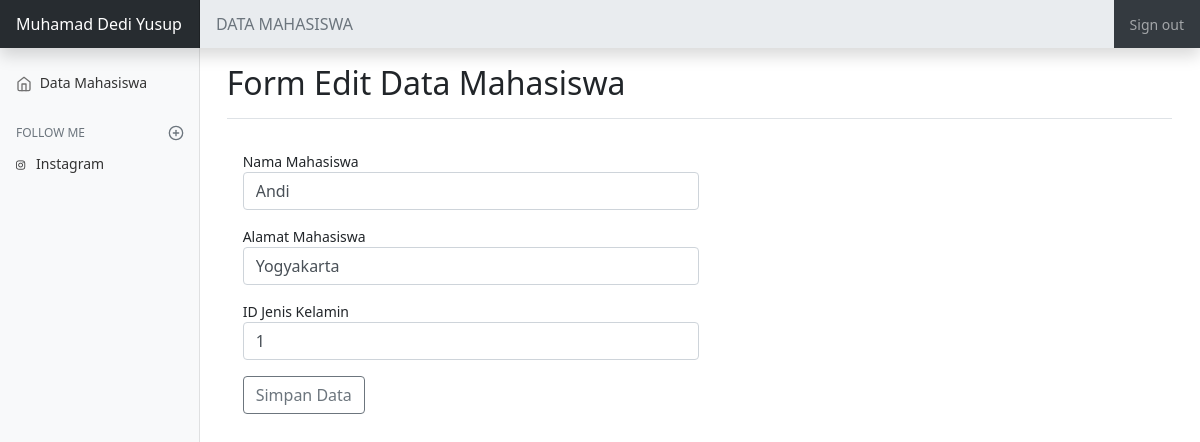
The app's page /edit_data.php?id=13 with its own data.
### tables this page shows
CREATE TABLE `tb_mahasiswa` (
  `id_mhs` int(11) NOT NULL,
  `nama_mhs` varchar(50) NOT NULL,
  `alamat_mhs` varchar(50) NOT NULL,
  `id_jeniskelamin` int(11) NOT NULL
);

### edit_data.php (the view, shortened to what this page needs)
<?php include 'header.php'; ?>
<main class="col-md-9 ml-sm-auto col-lg-10 px-md-4">
    <div class="d-flex justify-content-between flex-wrap flex-md-nowrap align-items-center pt-3 pb-2 mb-3 border-bottom">
        <h1 class="h2">Form Edit Data Mahasiswa</h1>
    </div>
    <?php
    include 'koneksi.php';
    $id = $_GET['id'];
    $qry = "SELECT * FROM tb_mahasiswa WHERE id_mhs='$id'";
    $data = mysqli_query($koneksi, $qry);
    $d = mysqli_fetch_assoc($data);
    ?>
    <div class="card-body">
        <form action="" method="GET">
            <div class="form-row">
                <div class="mb-3 form-group col-md-6">
                    <label for="nama">Nama Mahasiswa</label>
                    <input type=text name=nama size=15 class=form-control value="<?= $d['nama_mhs'] ?>" required>
                </div>
                <div class="mb-3 form-group col-md-6">
                    <label for="alamat">Alamat Mahasiswa</label>
                    <input type=text name=alamat size=25 class=form-control value="<?= $d['alamat_mhs'] ?>" required>
                </div>
                <div class="mb-3 form-group col-md-6">
                    <label for="jk">ID Jenis Kelamin</label>
                    <input type=text name=jk size=25 class=form-control value="<?= $d['id_jeniskelamin'] ?>" required>
                </div>
            </div>
            <button type="submit" name="submit" class="btn btn-outline-secondary">Simpan Data</button>
        </form>
    </div>
    </div>
    <?php
    include 'footer.php';
    ?>

### assets/stylesheet.css (style rules this page uses)
body { font-size: .875rem; }

### records on screen
tb_mahasiswa: nama "Andi", alamat "Yogyakarta", jk "1"
